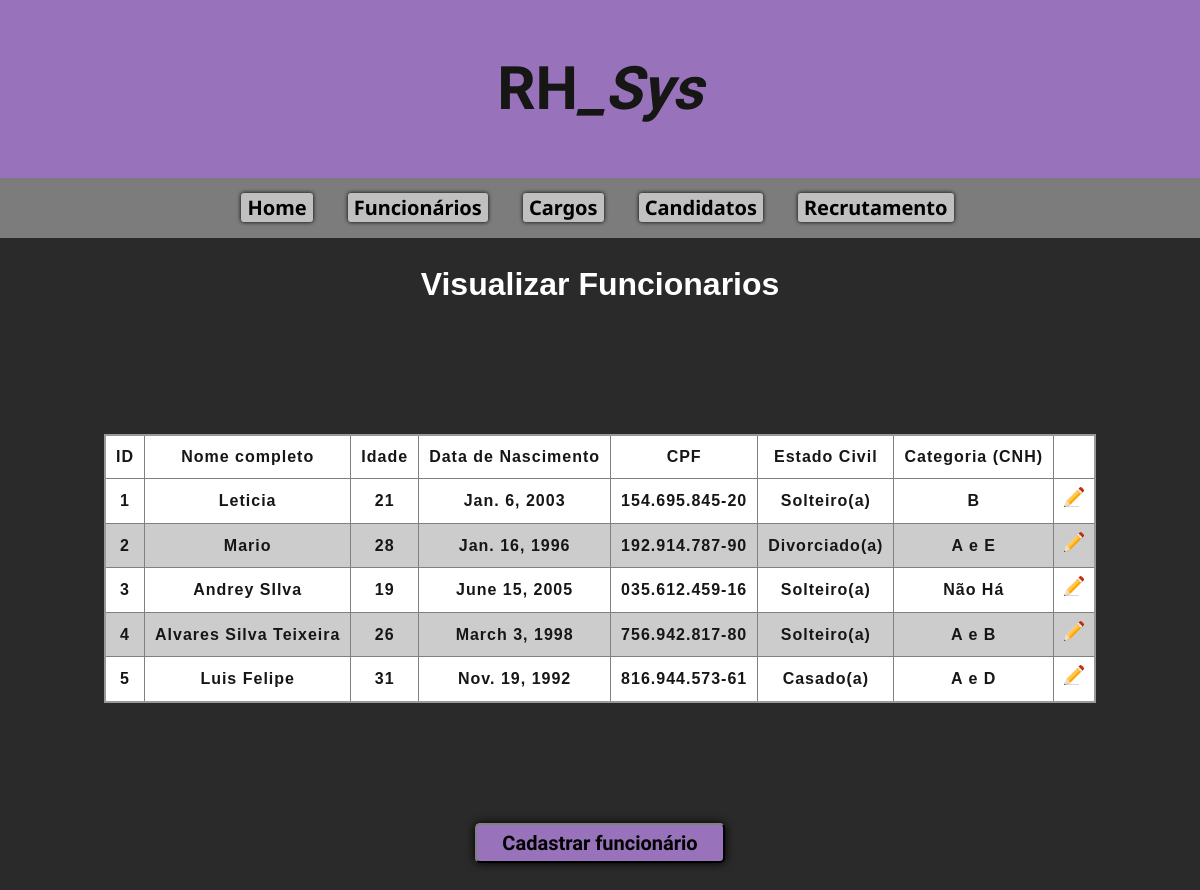
The page /funcionarios/ on the database as committed earlier.
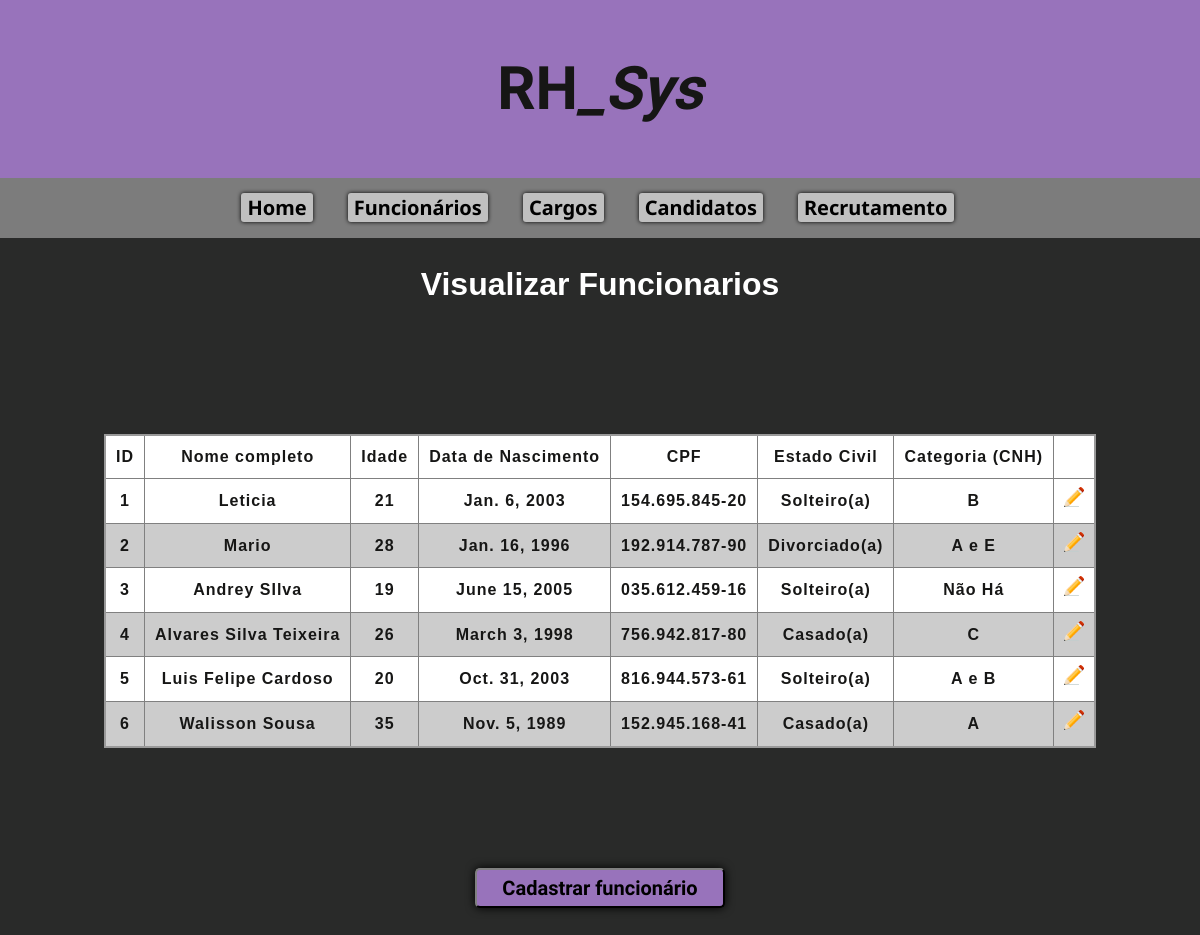
The same page on the database as committed later.
### rh/models.py (models this page shows, shortened)
class Funcionario(models.Model):
    nome_completo = models.CharField(max_length=100)
    idade = models.IntegerField()
    data_nascimento = models.DateField()
    cpf = models.CharField(max_length=14)
    estado_civil = models.CharField(max_length=100)
    cnh = models.CharField(max_length=100)

### rh/views.py (the view)
# urls.py: path('funcionarios/', view_rh.funcionario, name='funcionario'),
def funcionario(request):
    funcionarios = Funcionario.objects.all()
    context = {
        'title': 'Visualizar Funcionarios',
        'funcionarios' : funcionarios
    }
    return render(request, 'pages/listar/funcionario.html', context)

### rh/templates/pages/listar/funcionario.html
{% load static %}
{% include "partials/menu.html" %}
<h1 style="color: #fff; font-weight:bold">
    <center>{{ title }}</center>
    <br><br>
</h1>
<table class="listagem_tabela">
    <thead>
        <tr>
            <th scope="col">ID</th>
            <th scope="col">Nome completo</th>
            <th scope="col">Idade</th>
            <th scope="col">Data de Nascimento</th>
            <th scope="col">CPF</th>
            <th scope="col">Estado Civil</th>
            <th scope="col">Categoria (CNH)</th>
            <th></th>
        </tr>
    </thead>
    <tbody>
        {% for funcionario in funcionarios %}
            <tr>
                <th scope="row"> {{funcionario.id}}</th>
                <th> {{ funcionario.nome_completo }} </th>
                <th> {{ funcionario.idade}} </th>
                <th> {{ funcionario.data_nascimento }} </th>
                <th> {{ funcionario.cpf }}</th>
                <th> {{ funcionario.estado_civil }}</th>
                <th> {{ funcionario.cnh }}</th>
                <th>
                    <center>
                        <a href="{% url "editfuncionario" funcionario.id%}"><img src="{% static "img/editar.png" %}" width="20px" scrset=""></a>
                    </center>
                </th>
            </tr>
        {% endfor %}
    </tbody>
</table>
<div class="button_novofuncionario">
    <a href="{% url "cadfuncionario" %}"><button class="novo_funcionario">Cadastrar funcionário</button></a>
</div>
{% include "partials/final.html" %}

### rh/templates/partials/menu.html
{% include "partials/base.html" %}
{% include "partials/logo.html" %}
<nav class="menu">
    <ul>
        <li>
            <button class="button_menu"><a href="{% url "home" %}">Home</a></button>
        </li>
        <li>
            <button class="button_menu"><a href="{% url "funcionario" %}">Funcionários</a></button>
        </li>
        <li>
            <button class="button_menu"><a href="{% url "cargo" %}">Cargos</a></button>
        </li>
        <li>
            <button class="button_menu"><a href="{% url "candidatos" %}">Candidatos</a></button>
        </li>
        <li>
            <button class="button_menu"><a href="{% url "recrutamento" %}">Recrutamento</a></button>
        </li>
    </ul>
</nav>

### rh/templates/partials/base.html (shortened to what this page needs)
{% load static %}
<!DOCTYPE html>
<html lang="pt-br">
<head>
    <link rel="stylesheet" href="{% static 'css/style.css' %}">
</head>
<body>

### rh/templates/partials/logo.html
<div class="logo_rh">
    <h1><center>RH<i>_Sys</i></center></h1>
</div>

### rh/templates/partials/final.html (shortened to what this page needs)
{% load static %}
</body>
</html>

### rh/static/css/style.css (style rules this page uses)
body { margin: 0; font-family: 'Arial', sans-serif; color: #161615; background-color: #292a29; line-height: 1.6; }
nav ul { list-style: none; display: flex; justify-content: center; padding: 0; }
nav ul li { margin: 0 15px; }
nav ul li a { color: #ffffff; text-decoration: none; font-weight: bold; }
.logo_rh { background-color: rgb(152, 115, 187); font-family: "Kanit", sans-serif; font-weight: 700; font-size: 30px; font-style: bold; padding: 1px; }
.menu { background-color: #7c7c7c; color: rgb(0, 0, 0); padding: 15px; }
nav ul { list-style-type: none; margin: 0; padding: 0; display: flex; justify-content: center; }
.button_menu { background-color: #c0c0c0; font-family: "Noto Sans", sans-serif; font-size: 20px; font-weight: 600; font-style: normal; border-radius: 3px; border: none; box-shadow: 0px 0px 4px; }
nav ul li { margin-right: 20px; }
nav ul li a { color: rgb(0, 0, 0); text-decoration: none; }
.listagem_tabela { border-collapse: collapse; border: 2px solid rgb(153, 153, 153); font-family: sans-serif; font-size: 1rem; letter-spacing: 1px; justify-items: center; margin: auto; }
thead { background-color: rgb(180, 161, 197); }
th, td { border: 1px solid rgb(128, 128, 128); padding: 8px 10px; }
tr:nth-child(even) { background: #ccc }
tr:nth-child(odd) { background: #fff }
.button_novofuncionario { left: 0; right: 0; padding: 120px; display: flex; justify-content:center; }
.novo_funcionario { border-color: #2c2c2c; background-color: rgb(152, 115, 187); border-radius: 5px; box-shadow: 0px 0px 10px; font-family: "Kanit", sans-serif; font-weight: 700; font-size: 20px; height: 40px; width: 250px; }

Rows that differ between the two databases and show on the page:
changed Funcionario "Alvares Silva Teixeira": estado_civil "Solteiro(a)" → "Casado(a)"; cnh "A e B" → "C"
changed Funcionario id 5: nome_completo "Luis Felipe" → "Luis Felipe Cardoso"; idade "31" → "20"; data_nascimento "Nov. 19, 1992" → "Oct. 31, 2003"; estado_civil "Casado(a)" → "Solteiro(a)"; cnh "A e D" → "A e B"
added Funcionario: id "6", nome_completo "Walisson Sousa", idade "35", data_nascimento "Nov. 5, 1989", cpf "152.945.168-41", estado_civil "Casado(a)", cnh "A"
